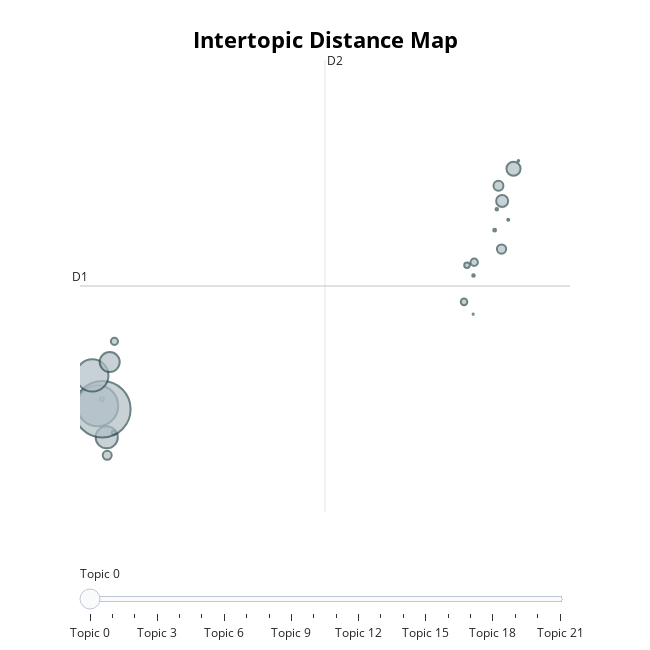

Write notebook code for a chart like this one.
### Code cell
topic_model.visualize_topics(topics=zeroshot_topic_ids, custom_labels = True)

### Figure 1 — Plotly figure (JSON) as saved in the notebook; plotly's stock layout.template omitted (floating-point values rounded to 4 significant figures)
{"data": [{"customdata": [[0, "AI and Machine Learning", 5], [1, "Quantum Technology", 5], [2, "Data Management", 1], [3, "Biological Engineering", 3], [4, "Financial Technology", 2], [5, "Health Technology", 67], [6, "Smart Cities", 6], [7, "General Emerging Technology", 77], [8, "Atomic Energy", 13], [9, "Energy Security", 384], [10, "Zero Carbon Energy", 10], [11, "Peaceful Development of Technology", 1323], [12, "Digital Divide and Technology Transfer", 113], [13, "Technology Capacity Building", 155], [14, "Nuclear Weapons", 2501], [15, "Military Technology", 24], [16, "Taiwan and Technology", 814], [17, "Biological Warfare", 40], [18, "Chemical Weapons", 313], [19, "Data Security and Cybercrime", 34], [20, "Election Interference", 63], [21, "Technological Surveillance", 42]], "hovertemplate": "<b>Topic %{customdata[0]}</b><br>%{customdata[1]}<br>Size: %{customdata[2]}", "legendgroup": "", "marker": {"color": "#B0BEC5", "line": {"color": "DarkSlateGrey", "width": 2}, "size": [5, 5, 1, 3, 2, 67, 6, 77, 13, 384, 10, 1323, 113, 155, 2501, 24, 814, 40, 313, 34, 63, 42], "sizemode": "area", "sizeref": 1.563, "symbol": "circle"}, "mode": "markers", "name": "", "orientation": "v", "showlegend": false, "type": "scatter", "x": [16.96, 18.29, 16.95, 18.94, 19.51, 18.56, 18.16, 18.38, -4.113, -3.84, -3.449, -4.356, 18.59, 19.24, -4.09, 16.6, -4.658, -3.404, -3.673, 16.43, -3.813, 17.0], "xaxis": "x", "y": [10.39, 11.62, 9.664, 11.42, 12.52, 10.88, 11.23, 12.06, 8.082, 7.373, 7.459, 7.96, 11.77, 12.37, 7.895, 10.58, 8.524, 9.158, 8.773, 9.893, 7.037, 10.63], "yaxis": "y"}], "layout": {"annotations": [{"showarrow": false, "text": "D1", "x": -5.357, "y": 10.19, "yshift": 10}, {"showarrow": false, "text": "D2", "x": 8.541, "xshift": 10, "y": 14.4}], "height": 650, "hoverlabel": {"bgcolor": "white", "font": {"family": "Rockwell", "size": 16}}, "legend": {"itemsizing": "constant", "tracegroupgap": 0}, "margin": {"t": 60}, "shapes": [{"line": {"color": "#CFD8DC", "width": 2}, "type": "line", "x0": 8.541, "x1": 8.541, "y0": 5.982, "y1": 14.4}, {"line": {"color": "#9E9E9E", "width": 2}, "type": "line", "x0": -5.357, "x1": 22.44, "y0": 10.19, "y1": 10.19}], "sliders": [{"active": 0, "pad": {"t": 50}, "steps": [{"args": [{"marker.color": [["red", "#B0BEC5", "#B0BEC5", "#B0BEC5", "#B0BEC5", "#B0BEC5", "#B0BEC5", "#B0BEC5", "#B0BEC5", "#B0BEC5", "#B0BEC5", "#B0BEC5", "#B0BEC5", "#B0BEC5", "#B0BEC5", "#B0BEC5", "#B0BEC5", "#B0BEC5", "#B0BEC5", "#B0BEC5", "#B0BEC5", "#B0BEC5"]]}], "label": "Topic 0", "method": "update"}, {"args": [{"marker.color": [["#B0BEC5", "red", "#B0BEC5", "#B0BEC5", "#B0BEC5", "#B0BEC5", "#B0BEC5", "#B0BEC5", "#B0BEC5", "#B0BEC5", "#B0BEC5", "#B0BEC5", "#B0BEC5", "#B0BEC5", "#B0BEC5", "#B0BEC5", "#B0BEC5", "#B0BEC5", "#B0BEC5", "#B0BEC5", "#B0BEC5", "#B0BEC5"]]}], "label": "Topic 1", "method": "update"}, {"args": [{"marker.color": [["#B0BEC5", "#B0BEC5", "red", "#B0BEC5", "#B0BEC5", "#B0BEC5", "#B0BEC5", "#B0BEC5", "#B0BEC5", "#B0BEC5", "#B0BEC5", "#B0BEC5", "#B0BEC5", "#B0BEC5", "#B0BEC5", "#B0BEC5", "#B0BEC5", "#B0BEC5", "#B0BEC5", "#B0BEC5", "#B0BEC5", "#B0BEC5"]]}], "label": "Topic 2", "method": "update"}, {"args": [{"marker.color": [["#B0BEC5", "#B0BEC5", "#B0BEC5", "red", "#B0BEC5", "#B0BEC5", "#B0BEC5", "#B0BEC5", "#B0BEC5", "#B0BEC5", "#B0BEC5", "#B0BEC5", "#B0BEC5", "#B0BEC5", "#B0BEC5", "#B0BEC5", "#B0BEC5", "#B0BEC5", "#B0BEC5", "#B0BEC5", "#B0BEC5", "#B0BEC5"]]}], "label": "Topic 3", "method": "update"}, {"args": [{"marker.color": [["#B0BEC5", "#B0BEC5", "#B0BEC5", "#B0BEC5", "red", "#B0BEC5", "#B0BEC5", "#B0BEC5", "#B0BEC5", "#B0BEC5", "#B0BEC5", "#B0BEC5", "#B0BEC5", "#B0BEC5", "#B0BEC5", "#B0BEC5", "#B0BEC5", "#B0BEC5", "#B0BEC5", "#B0BEC5", "#B0BEC5", "#B0BEC5"]]}], "label": "Topic 4", "method": "update"}, {"args": [{"marker.color": [["#B0BEC5", "#B0BEC5", "#B0BEC5", "#B0BEC5", "#B0BEC5", "red", "#B0BEC5", "#B0BEC5", "#B0BEC5", "#B0BEC5", "#B0BEC5", "#B0BEC5", "#B0BEC5", "#B0BEC5", "#B0BEC5", "#B0BEC5", "#B0BEC5", "#B0BEC5", "#B0BEC5", "#B0BEC5", "#B0BEC5", "#B0BEC5"]]}], "label": "Topic 5", "method": "update"}, {"args": [{"marker.color": [["#B0BEC5", "#B0BEC5", "#B0BEC5", "#B0BEC5", "#B0BEC5", "#B0BEC5", "red", "#B0BEC5", "#B0BEC5", "#B0BEC5", "#B0BEC5", "#B0BEC5", "#B0BEC5", "#B0BEC5", "#B0BEC5", "#B0BEC5", "#B0BEC5", "#B0BEC5", "#B0BEC5", "#B0BEC5", "#B0BEC5", "#B0BEC5"]]}], "label": "Topic 6", "method": "update"}, {"args": [{"marker.color": [["#B0BEC5", "#B0BEC5", "#B0BEC5", "#B0BEC5", "#B0BEC5", "#B0BEC5", "#B0BEC5", "red", "#B0BEC5", "#B0BEC5", "#B0BEC5", "#B0BEC5", "#B0BEC5", "#B0BEC5", "#B0BEC5", "#B0BEC5", "#B0BEC5", "#B0BEC5", "#B0BEC5", "#B0BEC5", "#B0BEC5", "#B0BEC5"]]}], "label": "Topic 7", "method": "update"}, {"args": [{"marker.color": [["#B0BEC5", "#B0BEC5", "#B0BEC5", "#B0BEC5", "#B0BEC5", "#B0BEC5", "#B0BEC5", "#B0BEC5", "red", "#B0BEC5", "#B0BEC5", "#B0BEC5", "#B0BEC5", "#B0BEC5", "#B0BEC5", "#B0BEC5", "#B0BEC5", "#B0BEC5", "#B0BEC5", "#B0BEC5", "#B0BEC5", "#B0BEC5"]]}], "label": "Topic 8", "method": "update"}, {"args": [{"marker.color": [["#B0BEC5", "#B0BEC5", "#B0BEC5", "#B0BEC5", "#B0BEC5", "#B0BEC5", "#B0BEC5", "#B0BEC5", "#B0BEC5", "red", "#B0BEC5", "#B0BEC5", "#B0BEC5", "#B0BEC5", "#B0BEC5", "#B0BEC5", "#B0BEC5", "#B0BEC5", "#B0BEC5", "#B0BEC5", "#B0BEC5", "#B0BEC5"]]}], "label": "Topic 9", "method": "update"}, {"args": [{"marker.color": [["#B0BEC5", "#B0BEC5", "#B0BEC5", "#B0BEC5", "#B0BEC5", "#B0BEC5", "#B0BEC5", "#B0BEC5", "#B0BEC5", "#B0BEC5", "red", "#B0BEC5", "#B0BEC5", "#B0BEC5", "#B0BEC5", "#B0BEC5", "#B0BEC5", "#B0BEC5", "#B0BEC5", "#B0BEC5", "#B0BEC5", "#B0BEC5"]]}], "label": "Topic 10", "method": "update"}, {"args": [{"marker.color": [["#B0BEC5", "#B0BEC5", "#B0BEC5", "#B0BEC5", "#B0BEC5", "#B0BEC5", "#B0BEC5", "#B0BEC5", "#B0BEC5", "#B0BEC5", "#B0BEC5", "red", "#B0BEC5", "#B0BEC5", "#B0BEC5", "#B0BEC5", "#B0BEC5", "#B0BEC5", "#B0BEC5", "#B0BEC5", "#B0BEC5", "#B0BEC5"]]}], "label": "Topic 11", "method": "update"}, {"args": [{"marker.color": [["#B0BEC5", "#B0BEC5", "#B0BEC5", "#B0BEC5", "#B0BEC5", "#B0BEC5", "#B0BEC5", "#B0BEC5", "#B0BEC5", "#B0BEC5", "#B0BEC5", "#B0BEC5", "red", "#B0BEC5", "#B0BEC5", "#B0BEC5", "#B0BEC5", "#B0BEC5", "#B0BEC5", "#B0BEC5", "#B0BEC5", "#B0BEC5"]]}], "label": "Topic 12", "method": "update"}, {"args": [{"marker.color": [["#B0BEC5", "#B0BEC5", "#B0BEC5", "#B0BEC5", "#B0BEC5", "#B0BEC5", "#B0BEC5", "#B0BEC5", "#B0BEC5", "#B0BEC5", "#B0BEC5", "#B0BEC5", "#B0BEC5", "red", "#B0BEC5", "#B0BEC5", "#B0BEC5", "#B0BEC5", "#B0BEC5", "#B0BEC5", "#B0BEC5", "#B0BEC5"]]}], "label": "Topic 13", "method": "update"}, {"args": [{"marker.color": [["#B0BEC5", "#B0BEC5", "#B0BEC5", "#B0BEC5", "#B0BEC5", "#B0BEC5", "#B0BEC5", "#B0BEC5", "#B0BEC5", "#B0BEC5", "#B0BEC5", "#B0BEC5", "#B0BEC5", "#B0BEC5", "red", "#B0BEC5", "#B0BEC5", "#B0BEC5", "#B0BEC5", "#B0BEC5", "#B0BEC5", "#B0BEC5"]]}], "label": "Topic 14", "method": "update"}, {"args": [{"marker.color": [["#B0BEC5", "#B0BEC5", "#B0BEC5", "#B0BEC5", "#B0BEC5", "#B0BEC5", "#B0BEC5", "#B0BEC5", "#B0BEC5", "#B0BEC5", "#B0BEC5", "#B0BEC5", "#B0BEC5", "#B0BEC5", "#B0BEC5", "red", "#B0BEC5", "#B0BEC5", "#B0BEC5", "#B0BEC5", "#B0BEC5", "#B0BEC5"]]}], "label": "Topic 15", "method": "update"}, {"args": [{"marker.color": [["#B0BEC5", "#B0BEC5", "#B0BEC5", "#B0BEC5", "#B0BEC5", "#B0BEC5", "#B0BEC5", "#B0BEC5", "#B0BEC5", "#B0BEC5", "#B0BEC5", "#B0BEC5", "#B0BEC5", "#B0BEC5", "#B0BEC5", "#B0BEC5", "red", "#B0BEC5", "#B0BEC5", "#B0BEC5", "#B0BEC5", "#B0BEC5"]]}], "label": "Topic 16", "method": "update"}, {"args": [{"marker.color": [["#B0BEC5", "#B0BEC5", "#B0BEC5", "#B0BEC5", "#B0BEC5", "#B0BEC5", "#B0BEC5", "#B0BEC5", "#B0BEC5", "#B0BEC5", "#B0BEC5", "#B0BEC5", "#B0BEC5", "#B0BEC5", "#B0BEC5", "#B0BEC5", "#B0BEC5", "red", "#B0BEC5", "#B0BEC5", "#B0BEC5", "#B0BEC5"]]}], "label": "Topic 17", "method": "update"}, {"args": [{"marker.color": [["#B0BEC5", "#B0BEC5", "#B0BEC5", "#B0BEC5", "#B0BEC5", "#B0BEC5", "#B0BEC5", "#B0BEC5", "#B0BEC5", "#B0BEC5", "#B0BEC5", "#B0BEC5", "#B0BEC5", "#B0BEC5", "#B0BEC5", "#B0BEC5", "#B0BEC5", "#B0BEC5", "red", "#B0BEC5", "#B0BEC5", "#B0BEC5"]]}], "label": "Topic 18", "method": "update"}, {"args": [{"marker.color": [["#B0BEC5", "#B0BEC5", "#B0BEC5", "#B0BEC5", "#B0BEC5", "#B0BEC5", "#B0BEC5", "#B0BEC5", "#B0BEC5", "#B0BEC5", "#B0BEC5", "#B0BEC5", "#B0BEC5", "#B0BEC5", "#B0BEC5", "#B0BEC5", "#B0BEC5", "#B0BEC5", "#B0BEC5", "red", "#B0BEC5", "#B0BEC5"]]}], "label": "Topic 19", "method": "update"}, {"args": [{"marker.color": [["#B0BEC5", "#B0BEC5", "#B0BEC5", "#B0BEC5", "#B0BEC5", "#B0BEC5", "#B0BEC5", "#B0BEC5", "#B0BEC5", "#B0BEC5", "#B0BEC5", "#B0BEC5", "#B0BEC5", "#B0BEC5", "#B0BEC5", "#B0BEC5", "#B0BEC5", "#B0BEC5", "#B0BEC5", "#B0BEC5", "red", "#B0BEC5"]]}], "label": "Topic 20", "method": "update"}, {"args": [{"marker.color": [["#B0BEC5", "#B0BEC5", "#B0BEC5", "#B0BEC5", "#B0BEC5", "#B0BEC5", "#B0BEC5", "#B0BEC5", "#B0BEC5", "#B0BEC5", "#B0BEC5", "#B0BEC5", "#B0BEC5", "#B0BEC5", "#B0BEC5", "#B0BEC5", "#B0BEC5", "#B0BEC5", "#B0BEC5", "#B0BEC5", "#B0BEC5", "red"]]}], "label": "Topic 21", "method": "update"}]}], "title": {"font": {"color": "Black", "size": 22}, "text": "<b>Intertopic Distance Map</b>", "x": 0.5, "xanchor": "center", "y": 0.95, "yanchor": "top"}, "width": 650, "xaxis": {"anchor": "y", "domain": [0, 1], "range": [-5.357, 22.44], "title": {"text": ""}, "visible": false}, "yaxis": {"anchor": "x", "domain": [0, 1], "range": [5.982, 14.4], "title": {"text": ""}, "visible": false}}}
